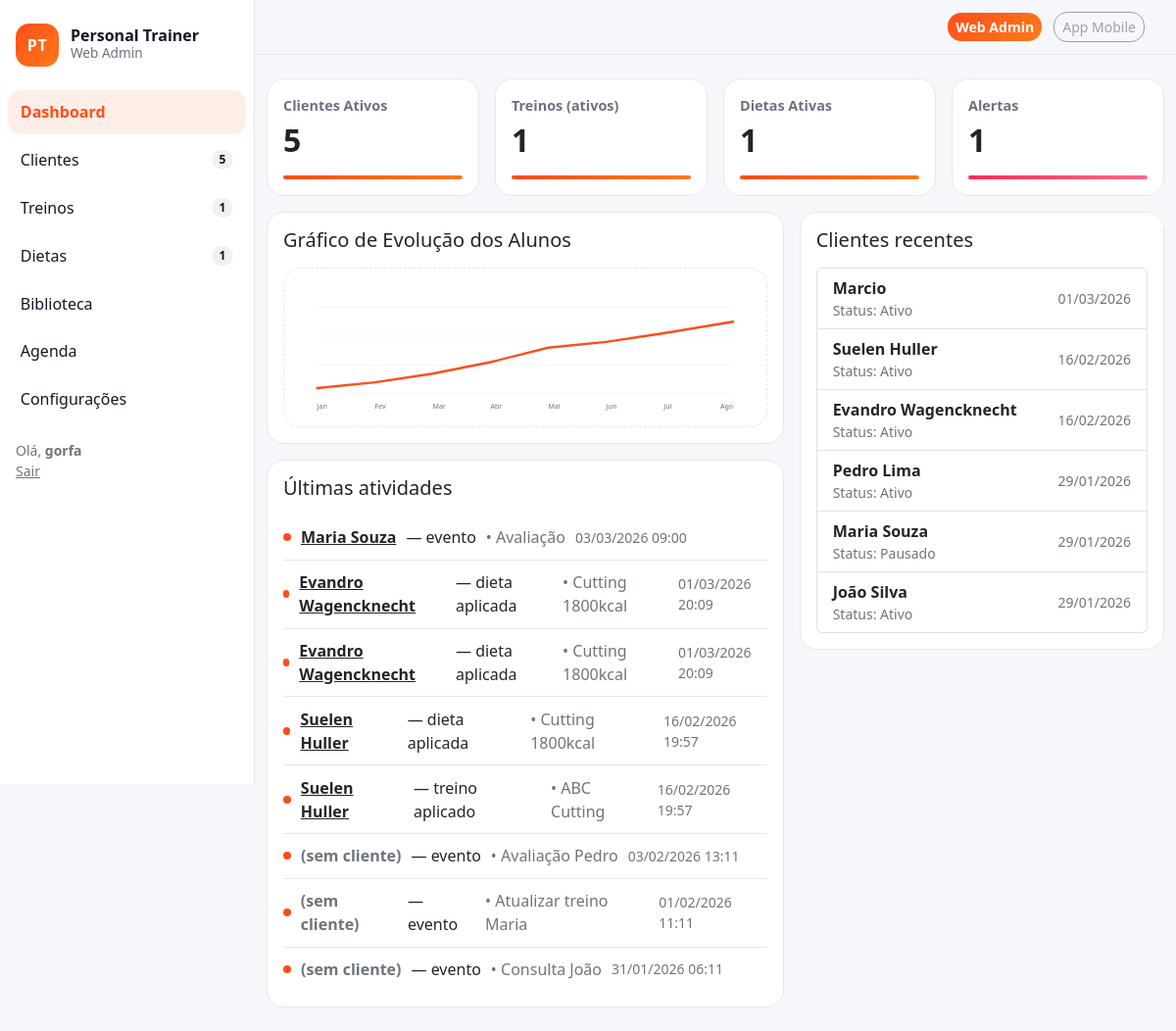
The app's page / (signed in) with its own data.
### crm/models.py (models this page shows, shortened)
class Client(models.Model):
    class Status(models.TextChoices):
        ACTIVE = "active", "Ativo"
        PAUSED = "paused", "Pausado"
        ARCHIVED = "archived", "Arquivado"
    full_name = models.CharField("Nome", max_length=160)
    age = models.PositiveIntegerField("Idade", default=0)
    weight_kg = models.DecimalField("Peso (kg)", max_digits=5, decimal_places=1, default=0)
    height_m = models.DecimalField("Altura (m)", max_digits=4, decimal_places=2, default=0)
    status = models.CharField(max_length=16, choices=Status.choices, default=Status.ACTIVE)
    plan = models.ForeignKey(Plan, on_delete=models.SET_NULL, null=True, blank=True)
    last_activity_at = models.DateField("Última atividade", null=True, blank=True)
    created_at = models.DateTimeField(auto_now_add=True)

### agenda/models.py (models this page shows, shortened)
class Appointment(models.Model):
    client = models.ForeignKey(Client, on_delete=models.SET_NULL, null=True, blank=True)
    title = models.CharField(max_length=160)
    starts_at = models.DateTimeField()
    ends_at = models.DateTimeField()

### diets/models.py (models this page shows, shortened)
class DietPlan(models.Model):
    name = models.CharField(max_length=120)
    total_kcal = models.PositiveIntegerField(default=0)
    is_active = models.BooleanField(default=True)

class ClientDiet(models.Model):
    client = models.ForeignKey(Client, on_delete=models.CASCADE, related_name="diets")
    plan = models.ForeignKey(DietPlan, on_delete=models.PROTECT)
    applied_at = models.DateTimeField(auto_now_add=True)
    is_current = models.BooleanField(default=True)

### workouts/models.py (models this page shows, shortened)
class WorkoutPlan(models.Model):
    name = models.CharField(max_length=120)
    tags = models.CharField(max_length=200, blank=True, help_text="Ex.: Hipertrofia, ABC")
    is_active = models.BooleanField(default=True)

class ClientWorkout(models.Model):
    client = models.ForeignKey(Client, on_delete=models.CASCADE, related_name="workouts")
    plan = models.ForeignKey(WorkoutPlan, on_delete=models.PROTECT)
    applied_at = models.DateTimeField(auto_now_add=True)
    is_current = models.BooleanField(default=True)

### core/views.py (the view)
# urls.py: path("", views.DashboardView.as_view(), name="dashboard"),
class DashboardView(LoginRequiredMixin, TemplateView):
    template_name = "core/dashboard.html"
    def get_context_data(self, **kwargs):
        ctx = super().get_context_data(**kwargs)
        events = []
        for w in ClientWorkout.objects.select_related("client", "plan").order_by("-applied_at")[:10]:
            events.append({"ts": w.applied_at, "label": "treino aplicado", "client": w.client, "detail": w.plan.name})
        for d in ClientDiet.objects.select_related("client", "plan").order_by("-applied_at")[:10]:
            events.append({"ts": d.applied_at, "label": "dieta aplicada", "client": d.client, "detail": d.plan.name})
        for p in ProgressRecord.objects.select_related("client").order_by("-date")[:10]:
            ts = timezone.make_aware(datetime.combine(p.date, time.min))
            detail = f"{p.weight_kg}kg" if p.weight_kg else "registro de progresso"
            events.append({"ts": ts, "label": "progresso", "client": p.client, "detail": detail})
        for f in ClientFile.objects.select_related("client").order_by("-uploaded_at")[:10]:
            label = "exame recebido" if f.kind == "exam" else "foto enviada"
            events.append({"ts": f.uploaded_at, "label": label, "client": f.client, "detail": f.title or "arquivo"})
        for n in ClientNote.objects.select_related("client").order_by("-created_at")[:10]:
            events.append({"ts": n.created_at, "label": "nota adicionada", "client": n.client, "detail": n.text[:60]})
        for fb in Feedback.objects.select_related("client").order_by("-created_at")[:10]:
            events.append({"ts": fb.created_at, "label": "mensagem registrada", "client": fb.client, "detail": fb.text[:60]})
        for a in Appointment.objects.select_related("client").order_by("-starts_at")[:10]:
            events.append({"ts": a.starts_at, "label": "evento", "client": a.client, "detail": a.title})
        events = sorted(events, key=lambda x: x["ts"], reverse=True)[:12]
        ctx["recent_events"] = events
        ctx["recent_clients"] = Client.objects.order_by("-created_at")[:6]
        return ctx

### core/context_processors.py (called while the page is built)
def nav_counts(request):
    try:
        return {
            "nav_clients_count": Client.objects.filter(status=Client.Status.ACTIVE).count(),
            "nav_workouts_today": WorkoutPlan.objects.filter(is_active=True).count(),
            "nav_diets_active": DietPlan.objects.filter(is_active=True).count(),
            "nav_alerts_count": Alert.objects.filter(is_open=True).count(),
        }
    except Exception:
        return {"nav_clients_count": 0, "nav_workouts_today": 0, "nav_diets_active": 0, "nav_alerts_count": 0}

### templates/core/dashboard.html (shortened to what this page needs)
{% extends "base.html" %}
{% block content %}
<div class="row g-3 mb-3">
  <div class="col-12 col-md-3">
    <div class="card metric-card">
      <div class="card-body">
        <div class="metric-label">Clientes Ativos</div>
        <div class="metric-value">{{ nav_clients_count }}</div>
        <div class="metric-bar"></div>
      </div>
    </div>
  </div>
  <div class="col-12 col-md-3">
    <div class="card metric-card">
      <div class="card-body">
        <div class="metric-label">Treinos (ativos)</div>
        <div class="metric-value">{{ nav_workouts_today }}</div>
        <div class="metric-bar"></div>
      </div>
    </div>
  </div>
  <div class="col-12 col-md-3">
    <div class="card metric-card">
      <div class="card-body">
        <div class="metric-label">Dietas Ativas</div>
        <div class="metric-value">{{ nav_diets_active }}</div>
        <div class="metric-bar"></div>
      </div>
    </div>
  </div>
  <div class="col-12 col-md-3">
    <div class="card metric-card metric-card-danger">
      <div class="card-body">
        <div class="metric-label">Alertas</div>
        <div class="metric-value">{{ nav_alerts_count }}</div>
        <div class="metric-bar"></div>
      </div>
    </div>
  </div>
</div>
<div class="row g-3">
  <div class="col-12 col-lg-7">
    <div class="card mb-3">
      <div class="card-body">
        <h2 class="h5 mb-3">Gráfico de Evolução dos Alunos</h2>
        <div class="chart-wrap">
          <svg viewBox="0 0 800 240" class="w-100">
            <g class="chart-axis">
              <text x="40" y="225">Jan</text>
              <text x="140" y="225">Fev</text>
              <text x="240" y="225">Mar</text>
              <text x="340" y="225">Abr</text>
              <text x="440" y="225">Mai</text>
              <text x="540" y="225">Jun</text>
              <text x="640" y="225">Jul</text>
              <text x="760" y="225" text-anchor="end">Ago</text>
            </g>
          </svg>
        </div>
      </div>
    </div>
    <div class="card">
      <div class="card-body">
        <h2 class="h5 mb-3">Últimas atividades</h2>
        <ul class="activity">
          {% for e in recent_events %}
            <li>
              <span class="dot"></span>
              {% if e.client %}
                <strong><a class="link-dark" href="{% url 'crm:client_detail' e.client.pk %}">{{ e.client.full_name }}</a></strong>
              {% else %}
                <strong class="text-secondary">(sem cliente)</strong>
              {% endif %}
              — {{ e.label }}
              <span class="text-secondary">• {{ e.detail }}</span>
              <div class="text-secondary small">{{ e.ts|date:"d/m/Y H:i" }}</div>
            </li>
          {% empty %}
            <li><span class="dot"></span> <span class="text-secondary">Sem atividades ainda.</span></li>
          {% endfor %}
        </ul>
      </div>
    </div>
  </div>
  <div class="col-12 col-lg-5">
    <div class="card">
      <div class="card-body">
        <h2 class="h5 mb-3">Clientes recentes</h2>
        <div class="list-group">
          {% for c in recent_clients %}
            <a class="list-group-item list-group-item-action d-flex justify-content-between align-items-center" href="{% url 'crm:client_detail' c.pk %}">
              <div>
                <div class="fw-bold">{{ c.full_name }}</div>
                <div class="text-secondary small">Status: {{ c.get_status_display }}</div>
              </div>
              <span class="text-secondary small">{{ c.created_at|date:"d/m/Y" }}</span>
            </a>
          {% empty %}
            <div class="text-secondary">Sem clientes ainda.</div>
          {% endfor %}
        </div>
      </div>
    </div>
  </div>
</div>
{% endblock %}

### templates/base.html (shortened to what this page needs)
{% load static %}
<!doctype html>
<html lang="pt-br">
<head>
  <link href="https://cdn.jsdelivr.net/npm/bootstrap@5.3.3/dist/css/bootstrap.min.css" rel="stylesheet">
  <link href="{% static 'css/theme.css' %}" rel="stylesheet">
</head>
<body class="app-body">
  <div class="app-shell">
    <aside class="app-sidebar">
      <div class="px-3 py-4">
        <div class="brand">
          <div class="brand-mark">PT</div>
          <div class="brand-name">
            <div class="brand-title">Personal Trainer</div>
            <div class="brand-sub">Web Admin</div>
          </div>
        </div>
      </div>
      <nav class="nav flex-column px-2">
        <a class="nav-link {% if request.resolver_match.url_name == 'dashboard' %}active{% endif %}"
           href="{% url 'dashboard' %}">
          <span>Dashboard</span>
        </a>
        <a class="nav-link {% if request.path|slice:':5' == '/crm/' %}active{% endif %}"
           href="{% url 'crm:client_list' %}">
          <span>Clientes</span>
          <span class="badge badge-metric">{{ nav_clients_count }}</span>
        </a>
        <a class="nav-link {% if request.path|slice:':9' == '/treinos/' %}active{% endif %}"
           href="{% url 'workouts:workout_list' %}">
          <span>Treinos</span>
          <span class="badge badge-metric">{{ nav_workouts_today }}</span>
        </a>
        <a class="nav-link {% if request.path|slice:':8' == '/dietas/' %}active{% endif %}"
           href="{% url 'diets:diet_list' %}">
          <span>Dietas</span>
          <span class="badge badge-metric">{{ nav_diets_active }}</span>
        </a>
        <a class="nav-link {% if request.path|slice:':12' == '/biblioteca/' %}active{% endif %}"
           href="{% url 'library:exercises' %}">
          <span>Biblioteca</span>
        </a>
        <a class="nav-link {% if request.path|slice:':10' == '/agenda/' %}active{% endif %}"
           href="{% url 'agenda:calendar' %}">
          <span>Agenda</span>
        </a>
        <a class="nav-link {% if request.path|slice:':10' == '/anamnese/' %}active{% endif %}"
           href="{% url 'anamnesis:builder' %}">
          <span>Configurações</span>
        </a>
        <div class="mt-3 px-2 small text-secondary">
          {% if request.user.is_authenticated %}
            Olá, <strong>{{ request.user.get_short_name|default:request.user.username }}</strong><br>
            <a class="link-secondary" href="{% url 'logout' %}">Sair</a>
          {% else %}
            <a class="link-secondary" href="{% url 'login' %}">Entrar</a>
          {% endif %}
        </div>
      </nav>
    </aside>
    <main class="app-main">
      <header class="app-topbar">
        <div class="container-fluid d-flex align-items-center justify-content-end">
          <div class="topbar-switch ms-auto">
            <a class="btn btn-brand btn-sm me-2" href="/admin/">Web Admin</a>
            <span class="btn btn-outline-secondary btn-sm disabled" aria-disabled="true">App Mobile</span>
          </div>
        </div>
      </header>
      <section class="app-content container-fluid py-4">
        {% block content %}{% endblock %}
      </section>
    </main>
  </div>
</body>
</html>

### static/css/theme.css (style rules this page uses)
:root { --brand:#ff4d1a; --brand-2:#ff7a1a; --brand-soft: rgba(255,77,26,.10); --danger:#ff2d55; --bg:#f6f7fb; --text:#111827; --muted:#6b7280; --card:#ffffff; --border:#e5e7eb; --radius:18px; }
* { box-sizing:border-box }
body { font-family: ui-sans-serif, system-ui, -apple-system, Segoe UI, Roboto, Arial, "Apple Color Emoji","Segoe UI Emoji"; }
.app-body { background:var(--bg); color:var(--text); }
.app-shell { display:flex; min-height:100vh; }
.app-sidebar { width:260px; background:#fff; border-right:1px solid var(--border); position:sticky; top:0; height:100vh; }
.brand { display:flex; align-items:center; gap:12px; }
.brand-mark { width:44px; height:44px; border-radius:14px; background:linear-gradient(135deg,var(--brand),var(--brand-2)); color:#fff; display:flex; align-items:center; justify-content:center; font-weight:900; letter-spacing:.5px; }
.brand-title { font-weight:800; line-height:1; }
.brand-sub { color:var(--muted); font-size:.85rem; }
.app-sidebar .nav-link { display:flex; align-items:center; justify-content:space-between; border-radius:14px; padding:.65rem .8rem; color:#111827; margin-bottom:.25rem; }
.app-sidebar .nav-link.active { background:var(--brand-soft); color:var(--brand); font-weight:700; }
.badge-metric { background:rgba(17,24,39,.06); color:#111827; font-weight:700; border-radius:999px; }
.app-main { flex:1; min-width:0; }
.app-topbar { position:sticky; top:0; z-index:10; background:rgba(246,247,251,.9); backdrop-filter: blur(8px); border-bottom:1px solid var(--border); padding:.75rem 0; }
.btn-brand { background:linear-gradient(135deg,var(--brand),var(--brand-2)); border:0; color:#fff; font-weight:800; border-radius:14px; }
.btn-outline-secondary { border-radius:14px; }
.app-content { padding-bottom:40px; }
.card { border:1px solid var(--border); border-radius:var(--radius); }
.metric-card { overflow:hidden; }
.metric-label { color:var(--muted); font-weight:700; font-size:.9rem; }
.metric-value { font-weight:900; font-size:2rem; letter-spacing:-.02em; }
.metric-bar { height:4px; border-radius:999px; margin-top:12px; background:linear-gradient(90deg,var(--brand),var(--brand-2)); }
.metric-card-danger .metric-bar { background:linear-gradient(90deg,var(--danger),#ff6b8a); }
.chart-wrap { background:#fff; border:1px dashed var(--border); border-radius:var(--radius); padding:10px; }
.chart-axis text { fill:var(--muted); font-size:12px; }
.activity { list-style:none; padding:0; margin:0; }
.activity li { display:flex; align-items:center; gap:10px; padding:.65rem 0; border-top:1px solid var(--border); }
.activity li:first-child { border-top:0; }
.dot { width:8px; height:8px; border-radius:999px; background:var(--brand); display:inline-block; }
.app-topbar { padding: 12px 20px; }
.topbar-switch { margin-left: auto; }

### records on screen
Client: client.full_name "Maria Souza", label "evento", detail "Avaliação", ts "03/03/2026 09:00", full_name "Maria Souza", status "Pausado", created_at "29/01/2026"
Client: client.full_name "Evandro Wagencknecht", label "dieta aplicada", detail "Cutting 1800kcal", ts "01/03/2026 20:09", full_name "Evandro Wagencknecht", status "Ativo", created_at "16/02/2026"
Client: client.full_name "Suelen Huller", label "dieta aplicada", detail "Cutting 1800kcal", ts "16/02/2026 19:57", label "treino aplicado", detail "ABC Cutting", full_name "Suelen Huller", status "Ativo", created_at "16/02/2026"
Appointment: detail "Avaliação Pedro", ts "03/02/2026 13:11"
Appointment: detail "Atualizar treino Maria", ts "01/02/2026 11:11"
Appointment: detail "Consulta João", ts "31/01/2026 06:11"
Client: full_name "Marcio", status "Ativo", created_at "01/03/2026"
Client: full_name "Pedro Lima", status "Ativo", created_at "29/01/2026"
Client: full_name "João Silva", status "Ativo", created_at "29/01/2026"

### other values on screen
{{ nav_clients_count }} "5"
{{ nav_workouts_today }} "1"
{{ nav_diets_active }} "1"
{{ request.user.get_short_name|default:request.user.username }} "gorfa"
{{ nav_alerts_count }} "1"
{{ e.label }} "evento" "evento" "evento"
